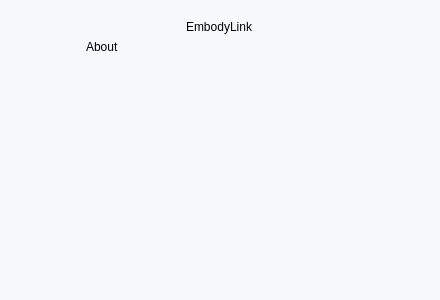
<?xml version="1.0" encoding="UTF-8"?>
<ui version="4.0">
 <class>AboutDialog</class>
 <widget class="QDialog" name="AboutDialog">
  <property name="geometry">
   <rect>
    <x>0</x>
    <y>0</y>
    <width>440</width>
    <height>300</height>
   </rect>
  </property>
  <property name="windowTitle">
   <string>关于我们</string>
  </property>
  <property name="styleSheet">
   <string notr="true">background-color: rgb(246, 249, 251);</string>
  </property>
  <layout class="QVBoxLayout" name="verticalLayout" stretch="0,1">
   <property name="leftMargin">
    <number>20</number>
   </property>
   <property name="topMargin">
    <number>20</number>
   </property>
   <property name="rightMargin">
    <number>20</number>
   </property>
   <property name="bottomMargin">
    <number>20</number>
   </property>
   <item alignment="Qt::AlignHCenter">
    <widget class="QLabel" name="labelTitle">
     <property name="text">
      <string>EmbodyLink</string>
     </property>
    </widget>
   </item>
   <item>
    <layout class="QHBoxLayout" name="horizontalLayout">
     <item alignment="Qt::AlignTop">
      <widget class="QLabel" name="labelLogo">
       <property name="minimumSize">
        <size>
         <width>60</width>
         <height>60</height>
        </size>
       </property>
       <property name="maximumSize">
        <size>
         <width>60</width>
         <height>60</height>
        </size>
       </property>
       <property name="styleSheet">
        <string notr="true">border-image: url(:/res/image/logo.png);</string>
       </property>
       <property name="text">
        <string/>
       </property>
      </widget>
     </item>
     <item>
      <widget class="QLabel" name="labelContent">
       <property name="text">
        <string>About</string>
       </property>
       <property name="alignment">
        <set>Qt::AlignLeading|Qt::AlignLeft|Qt::AlignTop</set>
       </property>
      </widget>
     </item>
    </layout>
   </item>
  </layout>
 </widget>
 <resources/>
 <connections/>
</ui>
